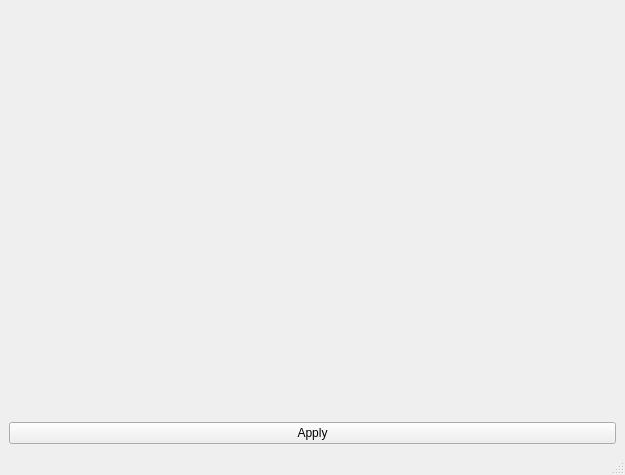
<?xml version="1.0" encoding="UTF-8"?>
<ui version="4.0">
 <class>rawTextEditWindow</class>
 <widget class="QMainWindow" name="rawTextEditWindow">
  <property name="geometry">
   <rect>
    <x>0</x>
    <y>0</y>
    <width>625</width>
    <height>475</height>
   </rect>
  </property>
  <property name="windowTitle">
   <string>MainWindow</string>
  </property>
  <widget class="QWidget" name="centralwidget">
   <layout class="QVBoxLayout" name="verticalLayout">
    <item>
     <widget class="QsciScintilla" name="textEdit" native="true"/>
    </item>
    <item>
     <widget class="QPushButton" name="btnSave">
      <property name="text">
       <string>Apply</string>
      </property>
     </widget>
    </item>
   </layout>
  </widget>
  <widget class="QMenuBar" name="menubar">
   <property name="geometry">
    <rect>
     <x>0</x>
     <y>0</y>
     <width>625</width>
     <height>22</height>
    </rect>
   </property>
  </widget>
  <widget class="QStatusBar" name="statusbar"/>
 </widget>
 <customwidgets>
  <customwidget>
   <class>QsciScintilla</class>
   <extends>QWidget</extends>
   <header>qsciscintilla.h</header>
   <container>1</container>
  </customwidget>
 </customwidgets>
 <resources/>
 <connections/>
</ui>
